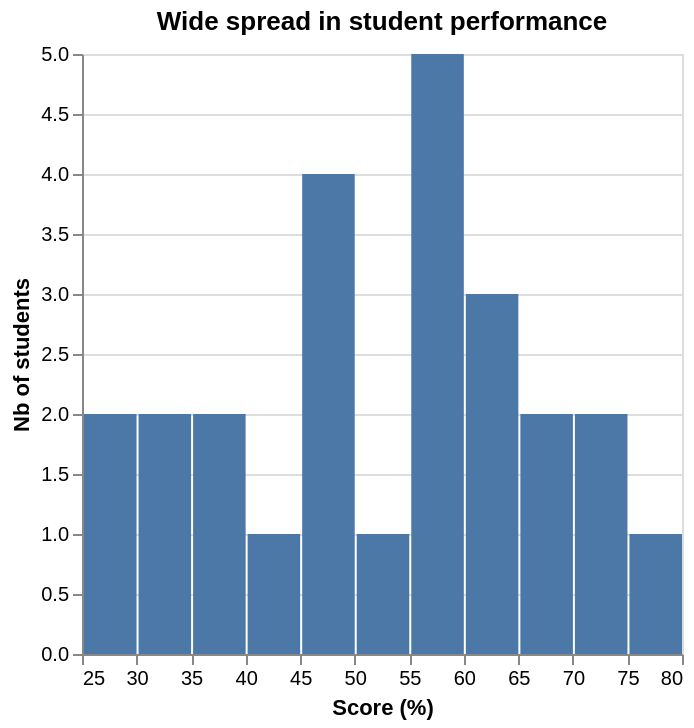

Notebook code for this chart:
### Markdown cell above
Student performance distribution

### Code cell
student_avg = student_observations.groupby(['student_id']).agg('sum').reset_index()[['student_id','score','max_score']]
student_avg['percent_score'] = round(student_avg['score']/student_avg['max_score']*100,1)

chart = alt.Chart(student_avg).mark_bar().encode(
    x=alt.X('percent_score', title='Score (%)', bin=True),
    y=alt.Y('count()', title='Nb of students') 
).properties(
    title='Wide spread in student performance'
)
chart

### Figure 1 — Vega-Lite specification as saved in the notebook (floating-point values rounded to 4 significant figures)
{"config": {"view": {"continuousWidth": 300, "continuousHeight": 300}}, "data": {"name": "data-ed5d574c0747f027273bf068c2767818"}, "mark": {"type": "bar"}, "encoding": {"x": {"bin": true, "field": "percent_score", "title": "Score (%)", "type": "quantitative"}, "y": {"aggregate": "count", "title": "Nb of students", "type": "quantitative"}}, "title": "Wide spread in student performance", "$schema": "https://vega.github.io/schema/vega-lite/v6.4.1.json", "datasets": {"data-ed5d574c0747f027273bf068c2767818": [{"student_id": "S001", "score": 342.0, "max_score": 895, "percent_score": 38.2}, {"student_id": "S002", "score": 658.0, "max_score": 880, "percent_score": 74.8}, {"student_id": "S003", "score": 587.0, "max_score": 876, "percent_score": 67.0}, {"student_id": "S004", "score": 677.5, "max_score": 881, "percent_score": 76.9}, {"student_id": "S005", "score": 559.0, "max_score": 883, "percent_score": 63.3}, {"student_id": "S006", "score": 304.5, "max_score": 774, "percent_score": 39.3}, {"student_id": "S007", "score": 398.0, "max_score": 879, "percent_score": 45.3}, {"student_id": "S008", "score": 512.5, "max_score": 895, "percent_score": 57.3}, {"student_id": "S009", "score": 511.0, "max_score": 895, "percent_score": 57.1}, {"student_id": "S010", "score": 357.5, "max_score": 877, "percent_score": 40.8}, {"student_id": "S011", "score": 531.0, "max_score": 883, "percent_score": 60.1}, {"student_id": "S012", "score": 262.0, "max_score": 803, "percent_score": 32.6}, {"student_id": "S013", "score": 589.0, "max_score": 895, "percent_score": 65.8}, {"student_id": "S014", "score": 451.0, "max_score": 835, "percent_score": 54.0}, {"student_id": "S015", "score": 252.0, "max_score": 877, "percent_score": 28.7}, {"student_id": "S016", "score": 515.5, "max_score": 895, "percent_score": 57.6}, {"student_id": "S017", "score": 297.5, "max_score": 873, "percent_score": 34.1}, {"student_id": "S018", "score": 420.5, "max_score": 860, "percent_score": 48.9}, {"student_id": "S019", "score": 487.0, "max_score": 857, "percent_score": 56.8}, {"student_id": "S020", "score": 504.0, "max_score": 861, "percent_score": 58.5}, {"student_id": "S021", "score": 432.5, "max_score": 876, "percent_score": 49.4}, {"student_id": "S022", "score": 564.0, "max_score": 895, "percent_score": 63.0}, {"student_id": "S023", "score": 661.0, "max_score": 895, "percent_score": 73.9}, {"student_id": "S024", "score": 246.0, "max_score": 873, "percent_score": 28.2}, {"student_id": "S025", "score": 410.0, "max_score": 895, "percent_score": 45.8}]}}
